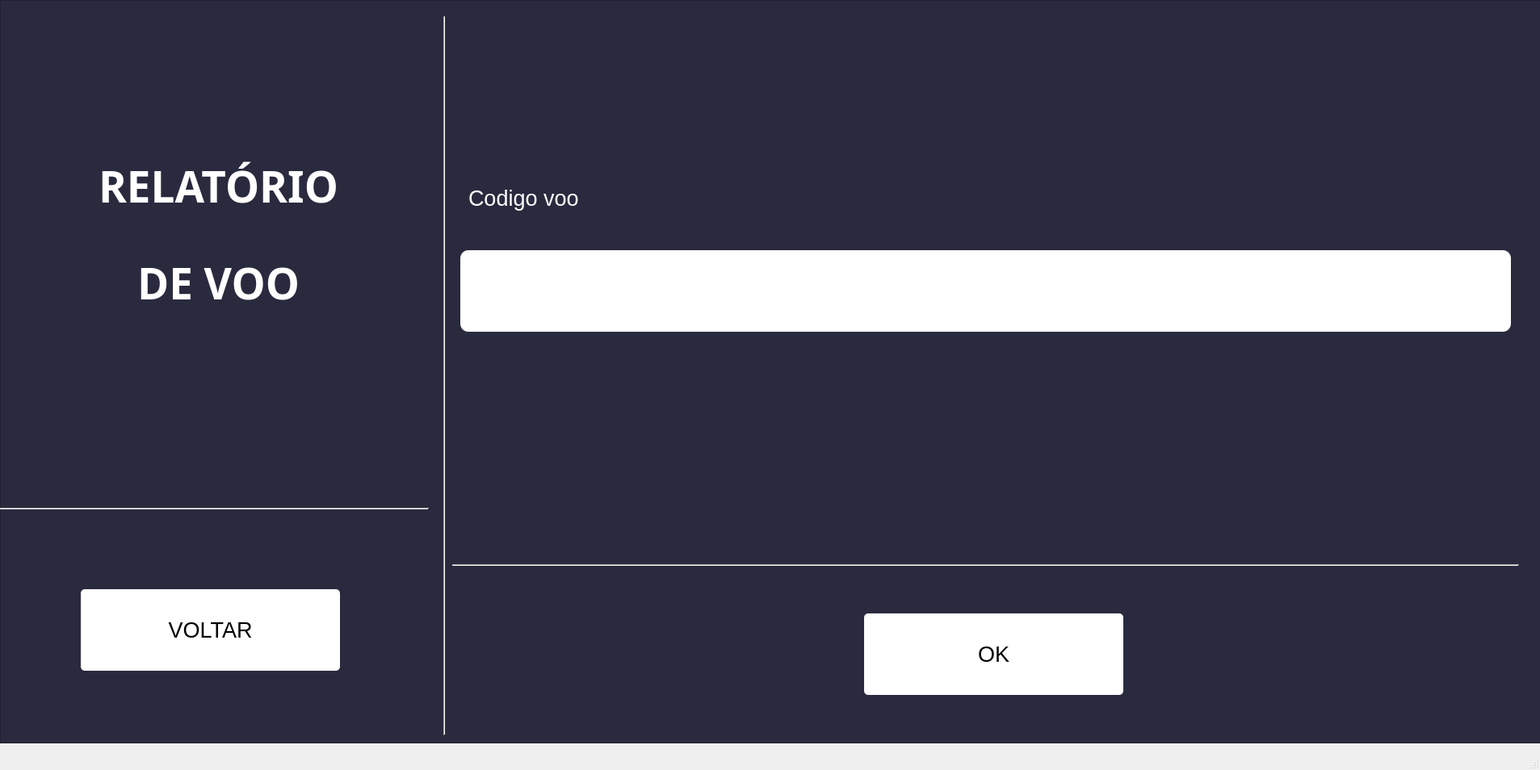
<?xml version="1.0" encoding="UTF-8"?>
<ui version="4.0">
 <class>MainWindow</class>
 <widget class="QMainWindow" name="MainWindow">
  <property name="geometry">
   <rect>
    <x>0</x>
    <y>0</y>
    <width>1907</width>
    <height>954</height>
   </rect>
  </property>
  <property name="windowTitle">
   <string>MainWindow</string>
  </property>
  <property name="styleSheet">
   <string notr="true"/>
  </property>
  <widget class="QWidget" name="centralwidget">
   <widget class="Line" name="line_2">
    <property name="geometry">
     <rect>
      <x>540</x>
      <y>20</y>
      <width>20</width>
      <height>891</height>
     </rect>
    </property>
    <property name="orientation">
     <enum>Qt::Vertical</enum>
    </property>
   </widget>
   <widget class="Line" name="line">
    <property name="geometry">
     <rect>
      <x>0</x>
      <y>620</y>
      <width>531</width>
      <height>20</height>
     </rect>
    </property>
    <property name="styleSheet">
     <string notr="true">border-color: rgb(255, 255, 255);</string>
    </property>
    <property name="orientation">
     <enum>Qt::Horizontal</enum>
    </property>
   </widget>
   <widget class="Line" name="line_3">
    <property name="geometry">
     <rect>
      <x>560</x>
      <y>690</y>
      <width>1321</width>
      <height>20</height>
     </rect>
    </property>
    <property name="styleSheet">
     <string notr="true">border-color: rgb(255, 255, 255);</string>
    </property>
    <property name="orientation">
     <enum>Qt::Horizontal</enum>
    </property>
   </widget>
   <widget class="QLabel" name="label">
    <property name="geometry">
     <rect>
      <x>10</x>
      <y>180</y>
      <width>521</width>
      <height>101</height>
     </rect>
    </property>
    <property name="font">
     <font>
      <family>Arial Black</family>
      <pointsize>40</pointsize>
      <weight>75</weight>
      <bold>true</bold>
     </font>
    </property>
    <property name="layoutDirection">
     <enum>Qt::LeftToRight</enum>
    </property>
    <property name="styleSheet">
     <string notr="true">color: rgb(255, 255, 255);</string>
    </property>
    <property name="text">
     <string>RELATÓRIO</string>
    </property>
    <property name="alignment">
     <set>Qt::AlignCenter</set>
    </property>
   </widget>
   <widget class="QLabel" name="label_2">
    <property name="geometry">
     <rect>
      <x>10</x>
      <y>300</y>
      <width>521</width>
      <height>101</height>
     </rect>
    </property>
    <property name="font">
     <font>
      <family>Arial Black</family>
      <pointsize>40</pointsize>
      <weight>75</weight>
      <bold>true</bold>
     </font>
    </property>
    <property name="styleSheet">
     <string notr="true">color: rgb(255, 255, 255);</string>
    </property>
    <property name="text">
     <string>DE VOO</string>
    </property>
    <property name="alignment">
     <set>Qt::AlignCenter</set>
    </property>
   </widget>
   <widget class="QLabel" name="label_3">
    <property name="geometry">
     <rect>
      <x>580</x>
      <y>220</y>
      <width>371</width>
      <height>51</height>
     </rect>
    </property>
    <property name="font">
     <font>
      <pointsize>20</pointsize>
     </font>
    </property>
    <property name="styleSheet">
     <string notr="true">color: rgb(255, 255, 255);</string>
    </property>
    <property name="text">
     <string>Codigo voo</string>
    </property>
   </widget>
   <widget class="QPushButton" name="pushButton_2">
    <property name="geometry">
     <rect>
      <x>1070</x>
      <y>760</y>
      <width>321</width>
      <height>101</height>
     </rect>
    </property>
    <property name="font">
     <font>
      <pointsize>20</pointsize>
     </font>
    </property>
    <property name="styleSheet">
     <string notr="true">background-color: rgb(255, 255, 255);
color: rgb(0, 0, 0);
border-radius: 5px</string>
    </property>
    <property name="text">
     <string>OK</string>
    </property>
    <property name="iconSize">
     <size>
      <width>30</width>
      <height>30</height>
     </size>
    </property>
   </widget>
   <widget class="QPushButton" name="pushButton">
    <property name="geometry">
     <rect>
      <x>100</x>
      <y>730</y>
      <width>321</width>
      <height>101</height>
     </rect>
    </property>
    <property name="font">
     <font>
      <family>MS Shell Dlg 2</family>
      <pointsize>20</pointsize>
     </font>
    </property>
    <property name="styleSheet">
     <string notr="true">background-color: rgb(255, 255, 255);
color: rgb(0, 0, 0);
border-radius: 5px</string>
    </property>
    <property name="text">
     <string>VOLTAR</string>
    </property>
   </widget>
   <widget class="QLineEdit" name="lineEdit">
    <property name="geometry">
     <rect>
      <x>570</x>
      <y>310</y>
      <width>1301</width>
      <height>101</height>
     </rect>
    </property>
    <property name="styleSheet">
     <string notr="true">background-color: rgb(255, 255, 255);
color: rgb(136, 136, 136);
border-radius: 10px
</string>
    </property>
   </widget>
   <widget class="QFrame" name="frame">
    <property name="geometry">
     <rect>
      <x>0</x>
      <y>0</y>
      <width>1911</width>
      <height>921</height>
     </rect>
    </property>
    <property name="styleSheet">
     <string notr="true">background-color: rgb(42, 42, 63);</string>
    </property>
    <property name="frameShape">
     <enum>QFrame::StyledPanel</enum>
    </property>
    <property name="frameShadow">
     <enum>QFrame::Raised</enum>
    </property>
   </widget>
   <zorder>frame</zorder>
   <zorder>line_2</zorder>
   <zorder>line</zorder>
   <zorder>line_3</zorder>
   <zorder>label</zorder>
   <zorder>label_2</zorder>
   <zorder>label_3</zorder>
   <zorder>pushButton_2</zorder>
   <zorder>pushButton</zorder>
   <zorder>lineEdit</zorder>
  </widget>
  <widget class="QMenuBar" name="menubar">
   <property name="geometry">
    <rect>
     <x>0</x>
     <y>0</y>
     <width>1907</width>
     <height>22</height>
    </rect>
   </property>
  </widget>
  <widget class="QStatusBar" name="statusbar"/>
 </widget>
 <resources/>
 <connections/>
</ui>
